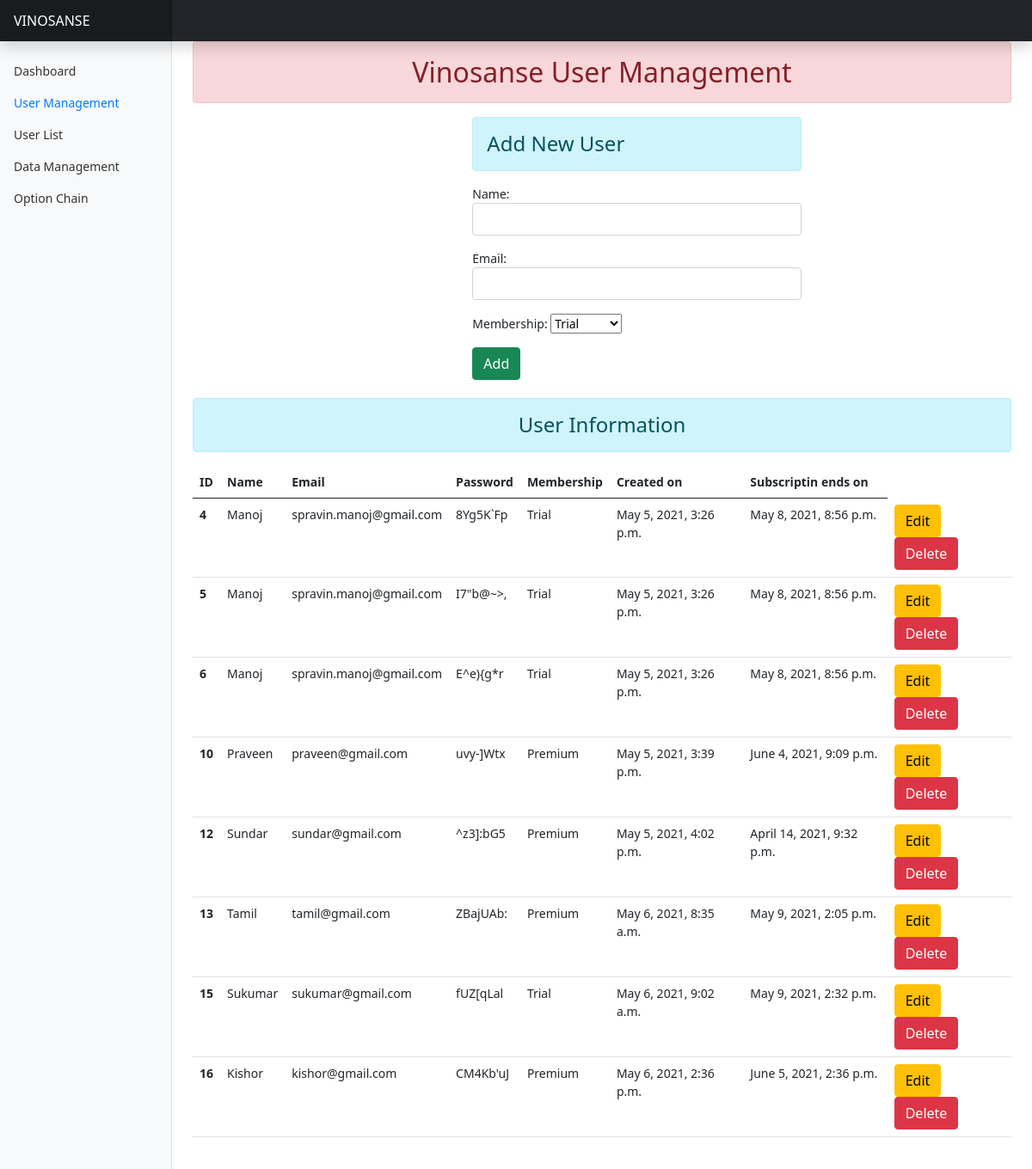
Page /add on the committed database.
### nse/models.py (models this page shows, shortened)
class members(models.Model):
    MY_CHOICES = (
        ('Trial', 'Trial'),
        ('Premium', 'Premium'),
    )
    name = models.CharField(max_length=70)
    email = models.EmailField(max_length=100)
    password = models.CharField(max_length=100)
    membership = models.CharField(max_length=20, choices=MY_CHOICES,default="Trial")
    joinedon = models.DateTimeField(default=datetime.now)
    subscriptionenddate = models.DateTimeField(default=timezone.now,null=True)
    status = models.CharField(max_length=15,default="Active")

### nse/views.py (the view)
# urls.py: path("add", views.add_show, name="adddata"),
def add_show(request):
    if request.method == 'POST':
        fm = StudentRegistration(request.POST)
        if fm.is_valid():
            nm = fm.cleaned_data['name']
            em = fm.cleaned_data['email']
            ms = fm.cleaned_data['membership']
            password_characters = string.ascii_letters + string.digits + string.punctuation
            password = ''.join(random.choice(password_characters) for i in range(8))
            print("Random password is:", password)
            if ms == "Trial":
                sub_end_date = datetime.now() + timedelta(days=3)
            else:
                sub_end_date = datetime.now() + timedelta(days=30)
            reg = members(name=nm,email=em,password=password,membership=ms,subscriptionenddate=sub_end_date,status="Active")
            reg.save()
            fm = StudentRegistration()
    else:
        fm = StudentRegistration()
    stud = members.objects.all()
    return render(request, 'addandshow.html',{'form':fm,'stu':stud})

### nse/forms.py
class StudentRegistration(forms.ModelForm):
    class Meta:
        model = members
        fields = ['name','email','membership']
        widgets = {
            'name' : forms.TextInput(attrs={'class':'form-control'}),
            'email' : forms.EmailInput(attrs={'class':'form-control'}),
        }

### template/addandshow.html (shortened to what this page needs)
{% extends 'commonbase.html' %}
{% block content %}
<h2 class="text-center alert alert-danger">Vinosanse User Management</h2>
<div class="row">
    <div class="col-sm-5 offset-4">
        <h4 class="text-enter alert alert-info"> Add New User </h4>
            <form action="" method="POST">
                {{ form.as_p }}
                <input type="submit" class="btn btn-success" value="Add">
            </form>
    </div>
    <div><br></div>
    <div class="col-sm-12">
        <h4 class="text-center alert alert-info"> User Information</h4>
        {% if stu %}
          <table class="table table-hover">
            <thead>
              <tr>
                <th scope="col">ID</th>
                <th scope="col">Name</th>
                <th scope="col">Email</th>
                <th scope="col">Password</th>
                <th scope="col">Membership</th>
                <th scope="col">Created on</th>
                <th scope="col">Subscriptin ends on</th>
              </tr>
            </thead>
            <tbody>
                {% for st in stu %}
              <tr>
                <th scope="row">{{st.id}}</th>
                <td>{{st.name}}</td>
                <td>{{st.email}}</td>
                <td>{{st.password}}</td>
                <td>{{st.membership}}</td>
                <td>{{st.joinedon}}</td>
                <td>{{st.subscriptionenddate}}</td>
                <td>
                    <a href="{% url 'editdata' st.id %}" class="btn btn-warning">Edit</a>
                    <form action="{% url 'deletedata' st.id %}" method="POST" class="d-inline">
                        <input type="submit" class="btn btn-danger" value="Delete">
                    </form>
                </td>
              </tr>
              {% endfor %}
            </tbody>
          </table>
        {% else %}
        <h4 class="text-center alert alert-warning"> No Records</h4>
        {% endif %}
    </div>
</div>
{% endblock content %}

### static/css/dashboard.css (style rules this page uses)
body { font-size: .875rem; }

### static/css/dashboard.rtl.css (style rules this page uses)
body { font-size: .875rem; }

### rows in the picture
members: id "4", name "Manoj", email "spravin.manoj@gmail.com", password "8Yg5K`Fp", membership "Trial", joinedon "May 5, 2021, 3:26 p.m.", subscriptionenddate "May 8, 2021, 8:56 p.m."
members: id "5", name "Manoj", email "spravin.manoj@gmail.com", password "I7\"b@~>,", membership "Trial", joinedon "May 5, 2021, 3:26 p.m.", subscriptionenddate "May 8, 2021, 8:56 p.m."
members: id "6", name "Manoj", email "spravin.manoj@gmail.com", password "E^e){g*r", membership "Trial", joinedon "May 5, 2021, 3:26 p.m.", subscriptionenddate "May 8, 2021, 8:56 p.m."
members: id "10", name "Praveen", email "praveen@gmail.com", password "uvy-]Wtx", membership "Premium", joinedon "May 5, 2021, 3:39 p.m.", subscriptionenddate "June 4, 2021, 9:09 p.m."
members: id "12", name "Sundar", email "sundar@gmail.com", password "^z3]:bG5", membership "Premium", joinedon "May 5, 2021, 4:02 p.m.", subscriptionenddate "April 14, 2021, 9:32 p.m."
members: id "13", name "Tamil", email "tamil@gmail.com", password "ZBajUAb:", membership "Premium", joinedon "May 6, 2021, 8:35 a.m.", subscriptionenddate "May 9, 2021, 2:05 p.m."
members: id "15", name "Sukumar", email "sukumar@gmail.com", password "fUZ[qLal", membership "Trial", joinedon "May 6, 2021, 9:02 a.m.", subscriptionenddate "May 9, 2021, 2:32 p.m."
members: id "16", name "Kishor", email "kishor@gmail.com", password "CM4Kb'uJ", membership "Premium", joinedon "May 6, 2021, 2:36 p.m.", subscriptionenddate "June 5, 2021, 2:36 p.m."
